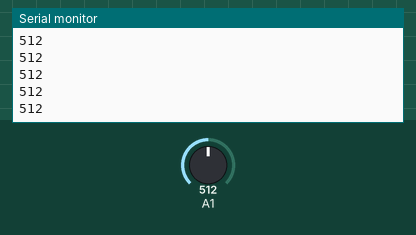
This sketch was run on a simulated Arduino Uno, built with avr-gcc and run on an emulated ATmega328P. Parts: the last lines printed to the serial monitor. The test bench sets the inputs (shaded band); at power-on: A1 = 512.

Above: at 1.2 s.
1.3 s: A1 set to 716
At 2.6 s:
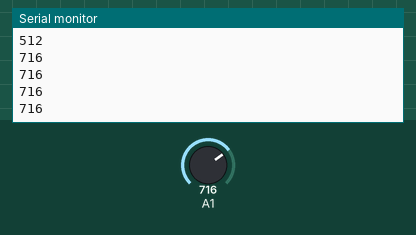
2.8 s: A1 set to 900
At 3.6 s:
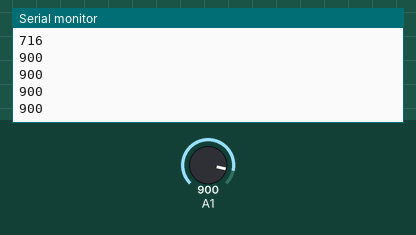
Timing chart, 0 to 5.8 s (numbered marks = the images above; inputs shaded):
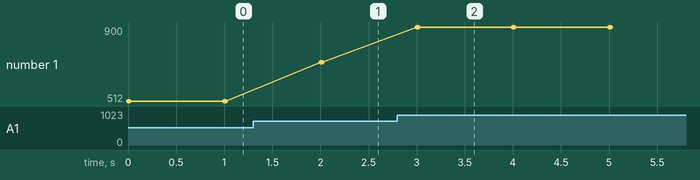

The sketch:

MQ-9_smoke_test_code.ino
```cpp
//Simple code to see if MQ-9 is working.

int smokeData;
void setup() {
  // put your setup code here, to run once:
  Serial.begin(9600);
  pinMode(A1, INPUT);
}

void loop() {
  // put your main code here, to run repeatedly:
  if(millis()%1000==0)
  {
    smokeData = analogRead(A1);
    Serial.println(smokeData);
  }


}
```

Measured:
- after the input at 1.3 s, the serial monitor: prints a new line after 0.70 s (image 1)
- after the input at 2.8 s, the serial monitor: prints a new line after 0.20 s (image 2)
- plotted number 1: 512 → 716 after the input at 1.3 s, 716 → 900 after the input at 2.8 s
